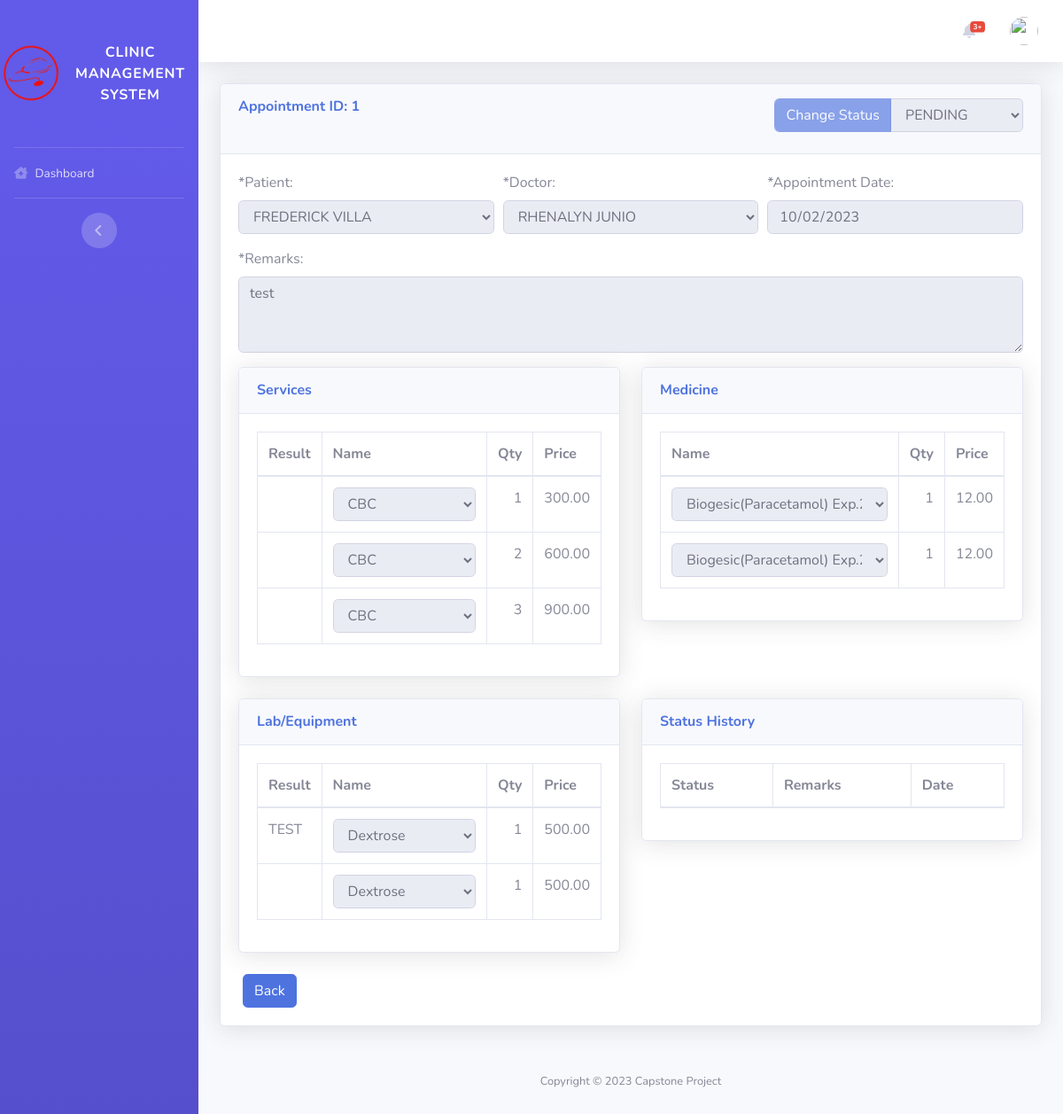
The page /pages/admin/view_appointment.php?&&id=1 on the database its author committed.
### tables this page shows
CREATE TABLE `tbl_appointment` (
  `id` int(11) NOT NULL AUTO_INCREMENT,
  `patient_id` int(11) DEFAULT NULL,
  `doctor_id` int(11) DEFAULT NULL,
  `appointment_date` date DEFAULT NULL,
  `remarks` text DEFAULT NULL,
  `status` varchar(45) DEFAULT 'pending' COMMENT 'pending\\nreschedule\\napproved\\nrejected\\ncancelled',
  `amount` decimal(18,2) DEFAULT 0.00,
  `change` decimal(18,2) DEFAULT 0.00,
  PRIMARY KEY (`id`)
);

CREATE TABLE `patient` (
  `id` int(11) NOT NULL AUTO_INCREMENT,
  `fname` varchar(155) NOT NULL,
  `age` char(155) NOT NULL,
  `cn` char(11) NOT NULL,
  `gender` varchar(155) NOT NULL,
  `cs` varchar(155) NOT NULL,
  `addrss` varchar(155) NOT NULL,
  `uname` varchar(255) NOT NULL,
  `email` varchar(155) NOT NULL,
  `password` varchar(155) NOT NULL,
  `mname` varchar(255) DEFAULT NULL,
  `lname` varchar(255) DEFAULT NULL,
  `province_id` varchar(50) DEFAULT NULL,
  `city_id` varchar(50) DEFAULT NULL,
  `barangay_id` varchar(50) DEFAULT NULL,
  `house_no` text DEFAULT NULL,
  `zip_code` varchar(45) DEFAULT NULL,
  `pic` varchar(255) DEFAULT 'default.png',
  `created_date` datetime DEFAULT current_timestamp(),
  PRIMARY KEY (`id`)
);

CREATE TABLE `doctor` (
  `id` int(11) NOT NULL AUTO_INCREMENT,
  `fname` varchar(255) NOT NULL,
  `cn` char(11) NOT NULL,
  `addrss` varchar(255) NOT NULL,
  `email` varchar(155) NOT NULL,
  `uname` varchar(255) NOT NULL,
  `password` varchar(155) NOT NULL,
  `mname` varchar(255) DEFAULT NULL,
  `lname` varchar(255) DEFAULT NULL,
  `province_id` varchar(50) DEFAULT NULL,
  `city_id` varchar(50) DEFAULT NULL,
  `barangay_id` varchar(50) DEFAULT NULL,
  `house_no` text DEFAULT NULL,
  `zip_code` varchar(45) DEFAULT NULL,
  `pic` varchar(255) DEFAULT 'default.png',
  PRIMARY KEY (`id`)
);

CREATE TABLE `tbl_appointment_services` (
  `id` int(11) NOT NULL AUTO_INCREMENT,
  `appointment_id` int(11) DEFAULT NULL,
  `service_id` int(11) DEFAULT NULL,
  `qty` int(11) DEFAULT NULL,
  `result` text DEFAULT NULL,
  PRIMARY KEY (`id`)
);

CREATE TABLE `tbl_services` (
  `id` int(11) NOT NULL AUTO_INCREMENT,
  `name` varchar(45) DEFAULT NULL,
  `description` text DEFAULT NULL,
  `price` decimal(18,2) DEFAULT NULL,
  PRIMARY KEY (`id`)
);

CREATE TABLE `tbl_appointment_medicine` (
  `id` int(11) NOT NULL AUTO_INCREMENT,
  `appointment_id` int(11) DEFAULT NULL,
  `medicine_stock_id` int(11) DEFAULT NULL,
  `qty` int(11) DEFAULT NULL,
  `result` text DEFAULT NULL,
  PRIMARY KEY (`id`)
);

CREATE TABLE `tbl_medicine` (
  `id` int(11) NOT NULL AUTO_INCREMENT,
  `type` enum('tablet','capsule','bottle') DEFAULT NULL,
  `name` varchar(255) DEFAULT NULL,
  `description` text DEFAULT NULL,
  `create_date` datetime DEFAULT current_timestamp(),
  `price` decimal(18,2) DEFAULT NULL,
  PRIMARY KEY (`id`)
);

CREATE TABLE `tbl_appointment_equipment` (
  `id` int(11) NOT NULL AUTO_INCREMENT,
  `appointment_id` int(11) DEFAULT NULL,
  `equipment_id` int(11) DEFAULT NULL,
  `qty` int(11) DEFAULT NULL,
  `result` text DEFAULT NULL,
  PRIMARY KEY (`id`)
);

CREATE TABLE `tbl_equipment` (
  `id` int(11) NOT NULL AUTO_INCREMENT,
  `name` varchar(255) DEFAULT NULL,
  `description` text DEFAULT NULL,
  `price` decimal(18,2) DEFAULT NULL,
  `stock` int(11) DEFAULT NULL,
  PRIMARY KEY (`id`)
);

### config/functions.php (the view, shortened to what this page needs)
<?php
function query($sql)
{
  return mysqli_query($_SESSION['conn'], $sql);
}
function get_one($sql)
{
  $excute = query($sql);
  return mysqli_fetch_object($excute);
}
function get_all($sql)
{
  $data = [];
  foreach (query($sql) as $res) {
    $data[] = $res;
  }
  return $data;
}
function dynamic_dropdown($table, $name, $id = null, $disabled = false){
  $select = "<select name='$name' class='form-control' ".($disabled ? 'disabled' : '').">";
  foreach (get_all("select * from $table") as $res) {
    $select .= "<option value='".$res['id']."' ".($res['id'] == $id ? 'selected' : '').">".$res['name']."</option>";
  }
  $select .= "</select>";
  return $select;
}
function medicine_dropdown($name, $id = null, $disabled = false){
  $select = "<select name='$name' class='form-control' ".($disabled ? 'disabled' : '').">";
  foreach (get_all("select m.*,ms.expiration_date,ms.id from tbl_medicine m inner join tbl_medicine_stock ms on ms.medicine_id = m.id") as $res) {
    $select .= "<option value='".$res['id']."' ".($res['id'] == $id ? 'selected' : '').">".$res['name'].' Exp.'.$res['expiration_date']."</option>";
  }
  $select .= "</select>";
  return $select;
}

### pages/admin/view_appointment.php (shortened to what this page needs)
<?php
include_once('../layout/header.php');
?>
<div class="container-fluid">
  <form action="" method="post">
    <div class="card shadow mb-4">
      <div class="card-header py-3">
        <?php
extract($_GET);
$appointment = get_one("select * from tbl_appointment where id = $id");
 ?>
        <h6 class="m-0 font-weight-bold text-primary">
          Appointment ID: <?= $id ?>
          <div class="d-flex float-right" style="width:fit-content">
            <div class="input-group mb-2">
              <div class="input-group-prepend">
                <button type="button" class="form-control btn btn-primary" disabled> Change Status</button>
              </div>
              <select name="status" id="status" class="form-control float-right" style="width:fit-content" disabled>
                <option value="pending" <?= $appointment->status == 'pending' ? 'selected' : '' ?>>PENDING</option>
              </select>
            </div>
          </div>
        </h6>
      </div>
      <div class="card-body">
        <div class="row">
          <div class="col-md-12">
            <div class="form-row">
              <div class="form-group col-md-4">
                <label>*Patient:</label>
                <select name="patient_id" id="patient_id" class="form-control" disabled>
                  <?php foreach (mysqli_query($conn, "SELECT * from patient") as $row) { ?>
                  <option value="<?= $row['id'] ?>" <?= $appointment->patient_id == $row['id'] ? 'selected' : '' ?>>
                    <?= strtoupper($row['fname'].' '.$row['mname'].' '.$row['lname']) ?></option>
                  <?php } ?>
                </select>
              </div>
              <div class="form-group col-md-4">
                <label>*Doctor:</label>
                <select name="doctor_id" id="doctor_id" class="form-control" disabled>
                  <?php foreach (mysqli_query($conn, "SELECT * from doctor") as $row) { ?>
                  <option value="<?= $row['id'] ?>" <?= $appointment->doctor_id == $row['id'] ? 'selected' : '' ?>>
                    <?= strtoupper($row['fname'].' '.$row['mname'].' '.$row['lname']) ?></option>
                  <?php } ?>
                </select>
              </div>
              <div class="form-group col-md-4">
                <label>*Appointment Date:</label>
                <input type="date" name="appointment_date" value="<?= $appointment->appointment_date ?>"
                  class="form-control" id="recipient-name" disabled>
              </div>
            </div>
            <div class="form-row">
              <div class="form-group col-md-12">
                <label>*Remarks:</label>
                <textarea name="remarks" class="form-control" id="" cols="3" rows="3"
                  disabled><?= $appointment->remarks ?></textarea>
              </div>
            </div>
          </div>
        </div>
        <div class="row">
          <div class="col-md-6">
            <div class="card shadow mb-4">
              <div class="card-header py-3">
                <h6 class="m-0 font-weight-bold text-primary">Services</h6>
              </div>
              <div class="card-body">
                <div class="table-responsive">
                  <table class="table table-bordered" width="100%" cellspacing="0" id="tbl_service">
                    <thead>
                      <tr>
                        <th>Result</th>
                        <th>Name</th>
                        <th>Qty</th>
                        <th>Price</th>
                      </tr>
                    </thead>
                    <tbody>
                      <?php foreach (get_all("select s.*,ss.price,ss.name from tbl_appointment_services s inner join tbl_services ss on ss.id = s.service_id where s.appointment_id = $id") as $row) { ?>
                      <tr>
                        <td class="text-uppercase"><?= strtoupper($row['result']??'')?></td>
                        <td><?= dynamic_dropdown('tbl_services', 'sservice[]', $row['service_id'], true) ?></td>
                        <td style="text-align: right;" class="text-uppercase"><?= $row['qty']??0 ?></td>
                        <td style="text-align: right;"><?= number_format($row['price'] *( $row['qty']??0),2) ?></td>
                      </tr>
                      <?php } ?>
                    </tbody>
                  </table>
                </div>
              </div>
            </div>
          </div>
          <div class="col-md-6">
            <div class="card shadow mb-4">
              <div class="card-header py-3">
                <h6 class="m-0 font-weight-bold text-primary">Medicine</h6>
              </div>
              <div class="card-body">
                <div class="table-responsive">
                  <table class="table table-bordered" width="100%" cellspacing="0" id="tbl_medicine">
                    <thead>
                      <tr>
                        <th>Name</th>
                        <th>Qty</th>
                        <th>Price</th>
                      </tr>
                    </thead>
                    <tbody>
                      <?php foreach (get_all("select s.*,m.price,m.name from tbl_appointment_medicine s inner join tbl_medicine_stock ms on ms.id = s.medicine_stock_id inner join tbl_medicine m on m.id = ms.medicine_id where s.appointment_id = $id order by m.id asc") as $row) { ?>
                      <tr>
                        <td><?= medicine_dropdown( 'mmedicine[]', $row['id'] ,true) ?></td>
                        <td style="text-align: right;" class="text-uppercase"><?= $row['qty']??0 ?></td>
                        <td style="text-align: right;"><?= number_format($row['price'] *( $row['qty']??0),2) ?></td>
                      </tr>
                      <?php } ?>
                    </tbody>
                  </table>
                </div>
              </div>
            </div>
          </div>
        </div>
        <div class="row">
          <div class="col-md-6">
            <div class="card shadow mb-4">
              <div class="card-header py-3">
                <h6 class="m-0 font-weight-bold text-primary">Lab/Equipment</h6>
              </div>
              <div class="card-body">
                <div class="table-responsive">
                  <table class="table table-bordered" width="100%" cellspacing="0" id="tbl_equipment">
                    <thead>
                      <tr>
                        <th>Result</th>
                        <th>Name</th>
                        <th>Qty</th>
                        <th>Price</th>
                      </tr>
                    </thead>
                    <tbody>
                      <?php foreach (get_all("select s.*,ss.price,ss.name from tbl_appointment_equipment s inner join tbl_equipment ss on ss.id = s.equipment_id where s.appointment_id = $id") as $row) { ?>
                      <tr>
                        <td class="text-uppercase"><?= strtoupper($row['result']??'')?></td>
                        <td><?= dynamic_dropdown('tbl_equipment', 'eequipment[]', $row['equipment_id'], true) ?></td>
                        <td style="text-align: right;" class="text-uppercase"><?= $row['qty']??0 ?></td>
                        <td style="text-align: right;"><?= number_format($row['price'] *( $row['qty']??0),2) ?></td>
                      </tr>
                      <?php } ?>
                    </tbody>
                  </table>
                </div>
              </div>
            </div>
          </div>
          <div class="col-md-6">
            <div class="card shadow mb-4">
              <div class="card-header py-3">
                <h6 class="m-0 font-weight-bold text-primary">Status History</h6>
              </div>
              <div class="card-body">
                <div class="table-responsive">
                  <table class="table table-bordered" width="100%" cellspacing="0">
                    <thead>
                      <tr>
                        <th>Status</th>
                        <th>Remarks</th>
                        <th>Date</th>
                      </tr>
                    </thead>
                  </table>
                </div>
              </div>
            </div>
          </div>
        </div>
        <div class="d-flex">
          <a style="margin-left:5px" href="list_appointment.php" type="button" class="btn btn-primary">Back</a>
        </div>
  </form>
  <?php
                include_once('../layout/footer.php');
                ?>

### rows shown on the page
tbl_appointment: status "PENDING", patient_id "FREDERICK VILLA", doctor_id "RHENALYN JUNIO", appointment_date "10/02/2023", remarks "test"
tbl_appointment_services: service.name "CBC", qty "1", $row['price']*($row['qty']??0) "300.00"
tbl_appointment_services: service.name "CBC", qty "2", $row['price'] *( $row['qty']??0) "600.00"
tbl_appointment_services: service.name "CBC", qty "3", $row['price'] *( $row['qty']??0) "900.00"
tbl_appointment_medicine: qty "1", tbl_medicine.price "12.00"
tbl_appointment_medicine: qty "1", tbl_medicine.price "12.00"
tbl_appointment_equipment: result "TEST", equipment.name "Dextrose", qty "1", $row['price']*($row['qty']??0) "500.00"
tbl_appointment_equipment: equipment.name "Dextrose", qty "1", $row['price']*($row['qty']??0) "500.00"

### other values the page prints
$id "1"
form field value "Biogesic(Paracetamol) Exp.2023-10-30"
